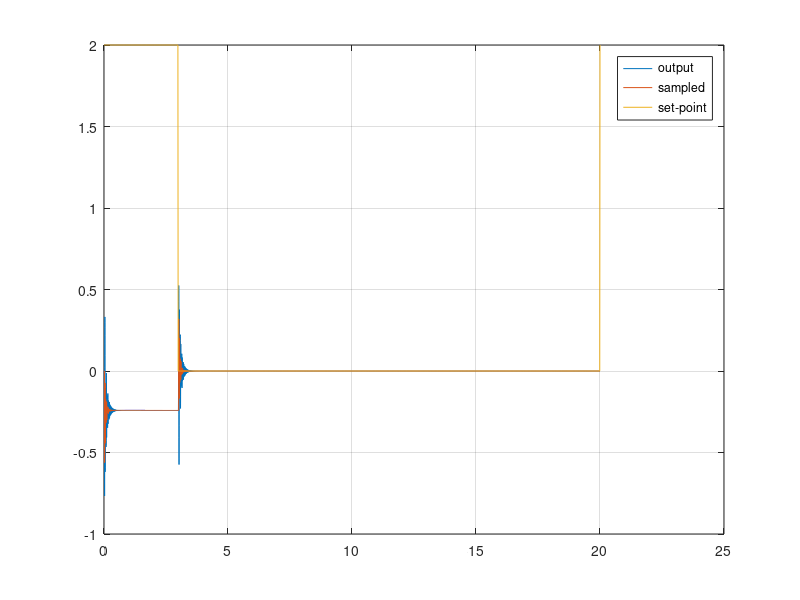
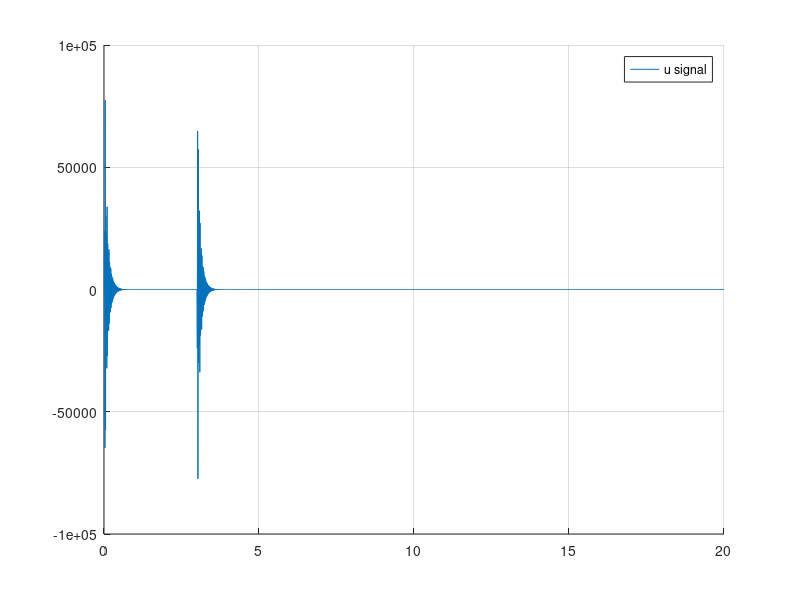
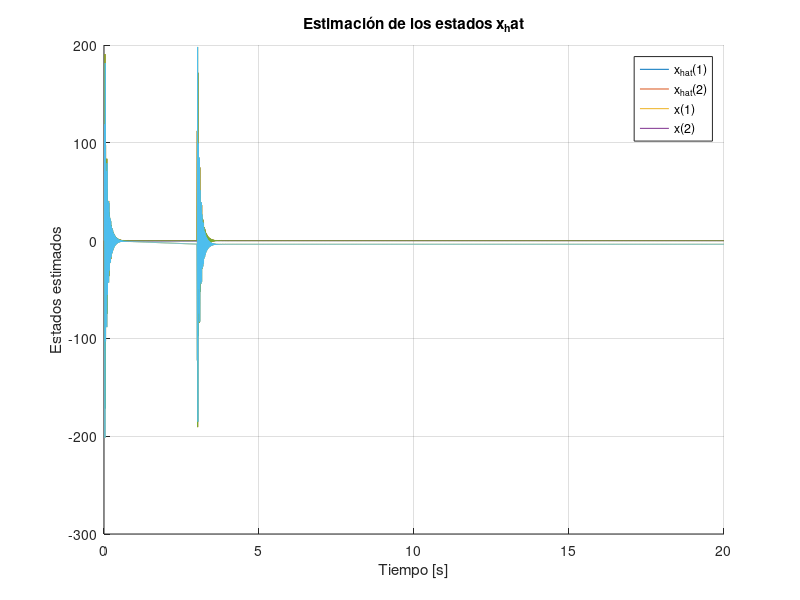

Recreate these plots in MATLAB, in order.
clear all;
close all;
%% Parámetros de Simulación
Ts = 0.01;
Tf = 20;
Nsim = Tf/Ts;
t = 0:Ts:Tf;

%% Señal de Entrada - Set Point
r_sp = 2*ones(size(t));

%% Espacio de estados identificado
A = [0 1 0; 4.8976 -0.52198 0.319; 0 0 -0.33792];
B = [0; -0.468; 0.495];
C = [1 0 0];
D = 0;

% Funcion de transferencia circuito RC
% num = 1/(R*C);
% den = [1 1/(R*C)];
% [A, B, C, D] = tf2ss(num,den);

sys_ss = ss(A, B, C, D);

[SS_disc] = c2d(sys_ss, Ts);

%% Tamaño vectores Espacio de Estados
nx = length(sys_ss.A);

%% Asignación de Polos
pole1 = -0.1+0.7j;
pole2 = -0.1-0.7j;
pole3 = -0.8;
pole4 = -0.7;
p = [pole1 pole2 pole3 pole4];

p = [pole1 pole2 pole3 pole4];

%% Determinacion de la matriz K - caso en donde existe integrador
%%[K, prec] = place(SS_disc.A, SS_disc.B, p);

%% Determinación de la matriz K - caso en donde no existe integrador 
% Servosistema tipo 1 planta sin integrador
A_hat = [SS_disc.A zeros(nx, 1); -SS_disc.C 0];
B_hat = [SS_disc.B; 0];
p_new = p;
%K_hat = place(A_hat, B_hat, p_new);
K_hat = place(A_hat,B_hat, p);
K_new = K_hat(1:nx);
ki = K_hat(end);

%% Variables Iniciales
x0 = zeros(1, nx)';
x = ones(nx, Nsim + 1) .* x0;

% Observador
x_hat = ones(nx, Nsim + 1) .* x0;
L = [1; 0.2; 0.2]; % Ganancia del observador

% Salidas del simulador
yOut  = SS_disc.C*x0; 
tOut = 0;
uOut = 0;
dt = linspace(0, Ts, 10)';
integral_error = zeros(1, Nsim);
e = zeros(1, Nsim);
q = zeros(1, Nsim);
y_feedback = SS_disc.C*x0;

%% Representa el tiempo real, cuanto tiempo está corriendo el
% microcontrolador, el tiempo entre interrupciones el tiempo de muestreo
for k = 1:Nsim
    
    if k >= 3/Ts
        r_sp(k) = 0;
    end
    % Microcontrolador %
    e(k) = r_sp(k) - y_feedback;

    % Sin integrador  
%     u(k) = - K*x(:, k);

    % Con integrador, sin referencia
%     e(k) = y_feedback;
%     u(k) = -ki*y_feedback - K_new*x(:, k);

    % Con integrador
    u(k) = -ki*q(k) - K_new*x_hat(:, k);
   
    x_hat(:, k+1) = (SS_disc.A - L*SS_disc.C)*x_hat(:, k) + SS_disc.B*u(k) + L*y_feedback;
     
    uOut = [uOut u(k)];
    
    u = u(k)*ones(1, numel(dt)); % ZOH de la U - DAC

    % Sistema en la vida real %
    [y, tsim, XssOut] = lsim(sys_ss, u, dt, x(:, k)); % XssOut es la salida del Espacio de Estados. Cambiar
    x(:, k+1) = XssOut(end, :)'; % x es el vector de estados
    q(k+1) = q(k) + e(k); % Integrador se obtiene con el modelo discretizado
    y_feedback = y(end, :); % Sampling - ADC

    tOut = [tOut (tsim' + t(k))];
    yOut = [yOut y'];
end

%% Gráficos
figure(1)
plot(tOut, yOut);
hold on
stairs(t, SS_disc.C*x);
plot(t, r_sp);
legend('output', 'sampled', 'set-point')
grid on

figure(2)
hold on
plot(t, uOut)
legend('u signal')
grid on

%% Gráficos de la estimación de los estados
figure(3)
hold on
for i = 1:nx
    plot(t, x_hat(i, 1:Nsim+1));
end
for i = 1:nx
    plot(t, x(i, 1:Nsim+1));
end
legend('x_{hat}(1)','x_{hat}(2)','x(1)','x(2)');
title('Estimación de los estados x_hat');
xlabel('Tiempo [s]');
ylabel('Estados estimados');
grid on